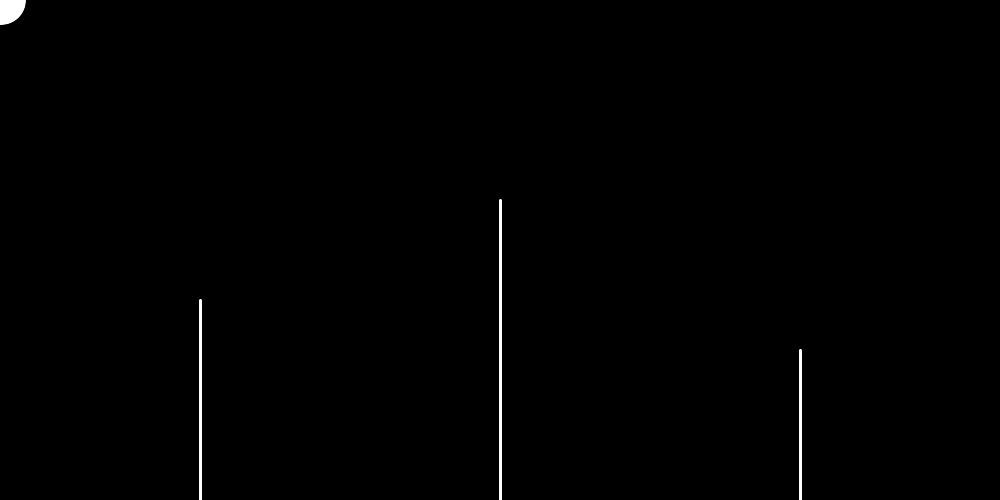
Frame 1 (no input)
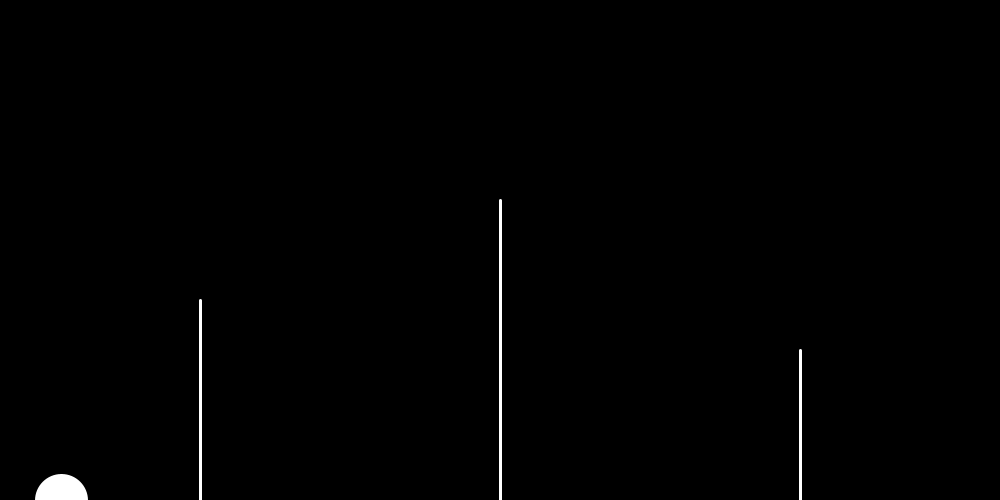
Frame 60 (the mouse pressed at the canvas centre just before this capture)
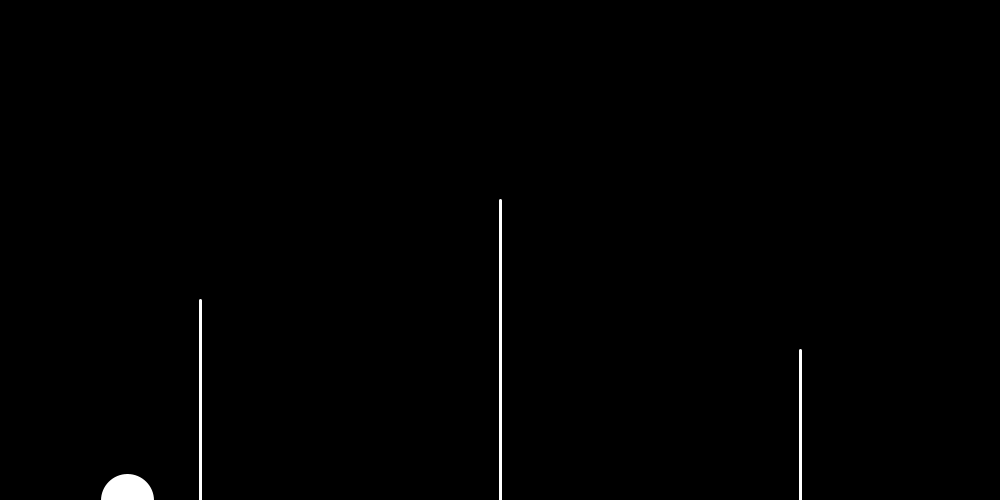
Frame 120 (the mouse held since frame 60 and released just before this capture)

The Processing sketch that drew these frames (run headless with seeded random() and noise(); from frame 60 on, the mouse is pressed at the canvas centre):

// Processing sketch: day8_h08
// ── day8_h08.pde
PVector pos = new PVector(0, 0);
PVector speed = new PVector(0, 0);
float gravity = 0.96;
float timer=0;


void setup() {
  size(1000, 500);
}

void draw() {
  background(0);

  pos.x ++;
  pos.y += speed.y;
  pos.add(speed);

  //speed.add(gravity);
  speed.x += 0.001;
  speed.y += gravity;

  println(speed);
  if (pos.y > height) {
    pos.y = height;
  }
  if ((pos.x > width) || (pos.y < 0)) {
    pos.x = 0;  
    pos.y = height;
    timer = 30;
  }

  if (((pos.x > 200)&&(pos.x<202))&&(pos.y>295)) {
    pos.x = 0;  
    pos.y = height;
    timer = 30;
  }
  if (((pos.x > 500)&&(pos.x<502))&&(pos.y>195)) {
    pos.x = 0;  
    pos.y = height;
    timer = 30;
  }
  if (((pos.x > 800)&&(pos.x<802))&&(pos.y>345)) {
    pos.x = 0;  
    pos.y = height;
    timer = 30;
  }

  if ((pos.x > 1000)) {
    pos.x = 0;  
    pos.y = height;
    timer = 40;
  }
  ellipse(pos.x, pos.y, 50, 50);
  strokeWeight(3);
  stroke(255);
  line(200, 300, 200, height);
  line(500, 200, 500, height);
  line(800, 350, 800, height);


  if (timer > 0) {
    background(255, 0, 0);
    timer--;
  }
}

void mousePressed() {
  speed.y = -13;
}
